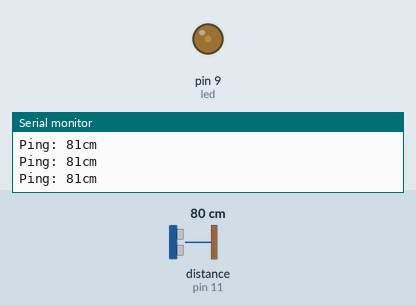
Recording of a sketch running on a simulated Arduino Uno, built with avr-gcc and run on an emulated ATmega328P. Parts: output pins drawn as LEDs (lit = HIGH), the last lines printed to the serial monitor. The test bench sets the inputs (shaded band); at power-on: distance to the obstacle (sensor on pin 11) 80 cm. The echo pulse lasts 58.3 µs per cm.

Above: at 1.2 s.
1.3 s: distance to the obstacle (sensor on pin 11) set to 120 cm
At 2.5 s:
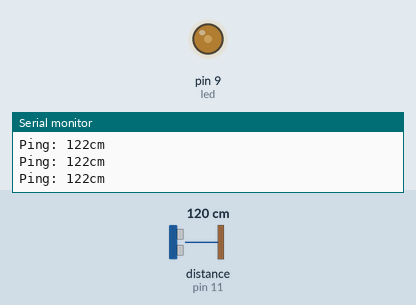
2.8 s: distance to the obstacle (sensor on pin 11) set to 250 cm
At 3.5 s:
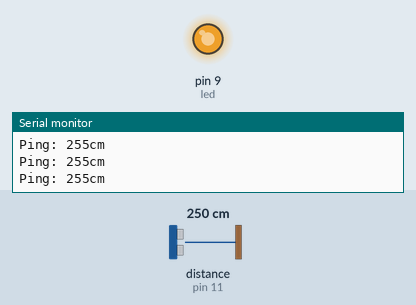
Timing chart, 0 to 5.8 s (numbered marks = the images above; inputs shaded):
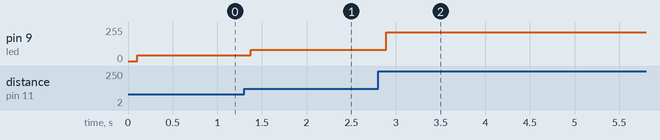

The sketch:

MaltesAvst_ndsLed.ino
```cpp
// ---------------------------------------------------------------------------
// Example NewPing library sketch that does a ping about 20 times per second.
// ---------------------------------------------------------------------------

#include <NewPing.h>

#define TRIGGER_PIN  12  // Arduino pin tied to trigger pin on the ultrasonic sensor.
#define ECHO_PIN     11  // Arduino pin tied to echo pin on the ultrasonic sensor.
#define MAX_DISTANCE 255 // Maximum distance we want to ping for (in centimeters). Maximum sensor distance is rated at 400-500cm.
int led = 9;
int styrka = 0;

NewPing sonar(TRIGGER_PIN, ECHO_PIN, MAX_DISTANCE); // NewPing setup of pins and maximum distance.

int delayTime = 300;
int rattAvstand = 39;

void setup() {
  Serial.begin(115200); // Open serial monitor at 115200 baud to see ping results.
  pinMode(led, OUTPUT);
}

void loop() {
 analogWrite(led, styrka);
  delay(100);                      // Wait 50ms between pings (about 20 pings/sec). 29ms should be the shortest delay between pings.
  unsigned int uS = sonar.ping(); // Send ping, get ping time in microseconds (uS).
  Serial.print("Ping: ");
  Serial.print(uS / US_ROUNDTRIP_CM); // Convert ping time to distance in cm and print result (0 = outside set distance range)
  Serial.println("cm");

  int skillnad = (uS / US_ROUNDTRIP_CM) - rattAvstand;
  if (skillnad < 0){
   skillnad = skillnad * -1;
  }
  styrka = skillnad;

            // Wait 50ms between pings (about 20 pings/sec). 29ms should be the shortest delay between pings.
}
```

Measured:
- after the input at 1.3 s, pin 9 (led): 42/255 → 83/255 after 0.07 s
- after the input at 2.8 s, pin 9 (led): 83/255 → 216/255 after 0.09 s
